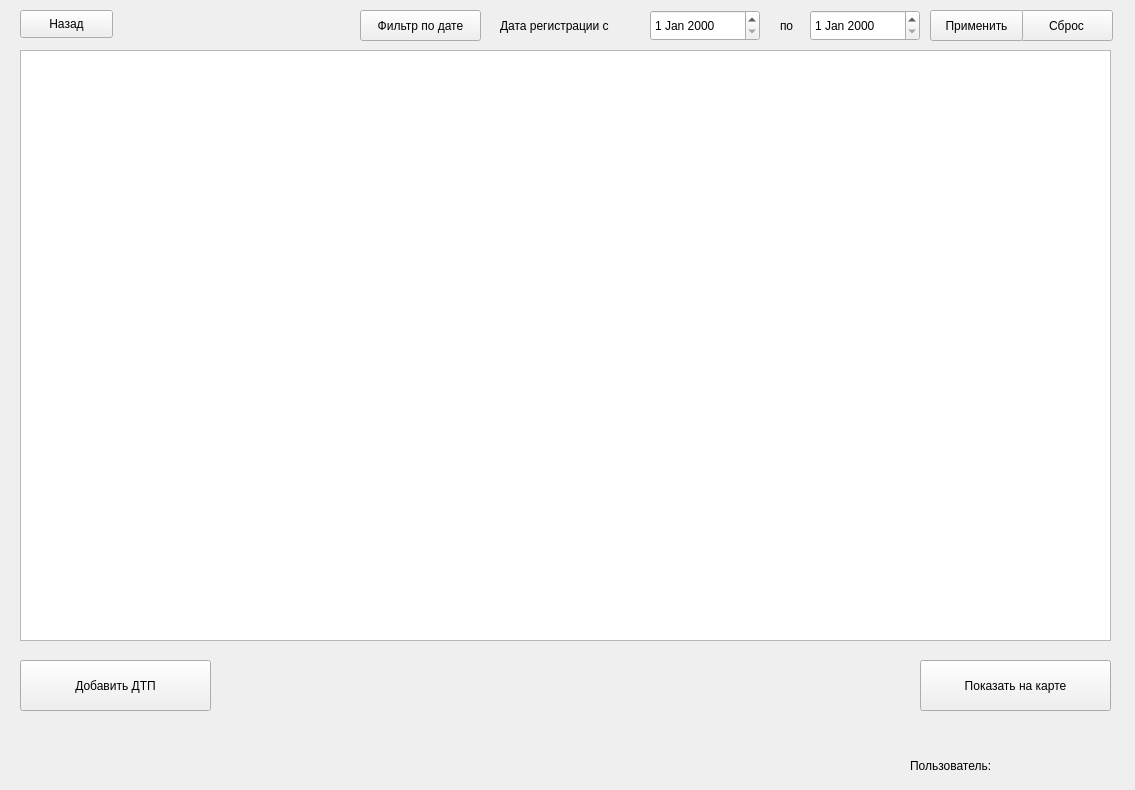
<?xml version="1.0" encoding="UTF-8"?>
<ui version="4.0">
 <class>AccStartWnd</class>
 <widget class="QWidget" name="AccStartWnd">
  <property name="geometry">
   <rect>
    <x>0</x>
    <y>0</y>
    <width>1135</width>
    <height>790</height>
   </rect>
  </property>
  <property name="windowTitle">
   <string>Form</string>
  </property>
  <property name="autoFillBackground">
   <bool>true</bool>
  </property>
  <widget class="QTableView" name="tableView">
   <property name="geometry">
    <rect>
     <x>20</x>
     <y>50</y>
     <width>1091</width>
     <height>591</height>
    </rect>
   </property>
   <property name="styleSheet">
    <string notr="true">font: 9pt &quot;Nirmala UI&quot;;</string>
   </property>
  </widget>
  <widget class="QPushButton" name="btn_back">
   <property name="geometry">
    <rect>
     <x>20</x>
     <y>10</y>
     <width>93</width>
     <height>28</height>
    </rect>
   </property>
   <property name="styleSheet">
    <string notr="true">font: 9pt &quot;MS Shell Dlg 2&quot;;</string>
   </property>
   <property name="text">
    <string>Назад</string>
   </property>
  </widget>
  <widget class="QLabel" name="label_acc">
   <property name="geometry">
    <rect>
     <x>910</x>
     <y>750</y>
     <width>261</width>
     <height>31</height>
    </rect>
   </property>
   <property name="styleSheet">
    <string notr="true">font: 9pt &quot;MS Shell Dlg 2&quot;;</string>
   </property>
   <property name="text">
    <string>Пользователь: </string>
   </property>
  </widget>
  <widget class="QPushButton" name="btn_map">
   <property name="geometry">
    <rect>
     <x>920</x>
     <y>660</y>
     <width>191</width>
     <height>51</height>
    </rect>
   </property>
   <property name="styleSheet">
    <string notr="true">font: 9pt &quot;MS Shell Dlg 2&quot;;</string>
   </property>
   <property name="text">
    <string>Показать на карте</string>
   </property>
  </widget>
  <widget class="QPushButton" name="btn_resetfilter">
   <property name="geometry">
    <rect>
     <x>1020</x>
     <y>10</y>
     <width>93</width>
     <height>31</height>
    </rect>
   </property>
   <property name="styleSheet">
    <string notr="true">font: 9pt &quot;MS Shell Dlg 2&quot;;</string>
   </property>
   <property name="text">
    <string>Сброс</string>
   </property>
  </widget>
  <widget class="QDateEdit" name="dateEditfrom">
   <property name="geometry">
    <rect>
     <x>650</x>
     <y>10</y>
     <width>110</width>
     <height>31</height>
    </rect>
   </property>
   <property name="styleSheet">
    <string notr="true">font: 9pt &quot;MS Shell Dlg 2&quot;;</string>
   </property>
  </widget>
  <widget class="QDateEdit" name="dateEdit_to">
   <property name="geometry">
    <rect>
     <x>810</x>
     <y>10</y>
     <width>110</width>
     <height>31</height>
    </rect>
   </property>
   <property name="styleSheet">
    <string notr="true">font: 9pt &quot;MS Shell Dlg 2&quot;;</string>
   </property>
  </widget>
  <widget class="QLabel" name="label_datefrom">
   <property name="geometry">
    <rect>
     <x>500</x>
     <y>10</y>
     <width>141</width>
     <height>31</height>
    </rect>
   </property>
   <property name="styleSheet">
    <string notr="true">font: 9pt &quot;MS Shell Dlg 2&quot;;</string>
   </property>
   <property name="text">
    <string>Дата регистрации с</string>
   </property>
  </widget>
  <widget class="QPushButton" name="btn_applyfilter">
   <property name="geometry">
    <rect>
     <x>930</x>
     <y>10</y>
     <width>93</width>
     <height>31</height>
    </rect>
   </property>
   <property name="styleSheet">
    <string notr="true">font: 9pt &quot;MS Shell Dlg 2&quot;;</string>
   </property>
   <property name="text">
    <string>Применить</string>
   </property>
  </widget>
  <widget class="QPushButton" name="btn_showfilter">
   <property name="geometry">
    <rect>
     <x>360</x>
     <y>10</y>
     <width>121</width>
     <height>31</height>
    </rect>
   </property>
   <property name="styleSheet">
    <string notr="true">font: 9pt &quot;MS Shell Dlg 2&quot;;</string>
   </property>
   <property name="text">
    <string>Фильтр по дате</string>
   </property>
  </widget>
  <widget class="QLabel" name="label_dateto">
   <property name="geometry">
    <rect>
     <x>780</x>
     <y>10</y>
     <width>31</width>
     <height>31</height>
    </rect>
   </property>
   <property name="styleSheet">
    <string notr="true">font: 9pt &quot;MS Shell Dlg 2&quot;;</string>
   </property>
   <property name="text">
    <string>по</string>
   </property>
  </widget>
  <widget class="QPushButton" name="btn_add">
   <property name="geometry">
    <rect>
     <x>20</x>
     <y>660</y>
     <width>191</width>
     <height>51</height>
    </rect>
   </property>
   <property name="styleSheet">
    <string notr="true">font: 9pt &quot;MS Shell Dlg 2&quot;;</string>
   </property>
   <property name="text">
    <string>Добавить ДТП</string>
   </property>
  </widget>
 </widget>
 <resources/>
 <connections/>
</ui>
